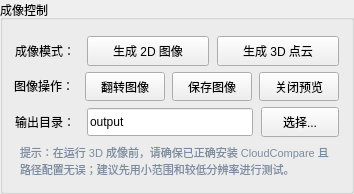
               <widget class="QGroupBox" name="groupBox_imagingControl">
                <property name="sizePolicy">
                 <sizepolicy hsizetype="Fixed" vsizetype="Fixed">
                  <horstretch>0</horstretch>
                  <verstretch>0</verstretch>
                 </sizepolicy>
                </property>
                <property name="minimumSize">
                 <size>
                  <width>354</width>
                  <height>194</height>
                 </size>
                </property>
                <property name="maximumSize">
                 <size>
                  <width>354</width>
                  <height>194</height>
                 </size>
                </property>
                <property name="title">
                 <string>成像控制</string>
                </property>
                <layout class="QVBoxLayout" name="verticalLayout_imagingControlRows">
                 <property name="spacing">
                  <number>6</number>
                 </property>
                 <property name="leftMargin">
                  <number>10</number>
                 </property>
                 <property name="topMargin">
                  <number>16</number>
                 </property>
                 <property name="rightMargin">
                  <number>10</number>
                 </property>
                 <property name="bottomMargin">
                  <number>12</number>
                 </property>
                 <item>
                  <layout class="QHBoxLayout" name="horizontalLayout_imagingModes">
                   <property name="spacing">
                    <number>6</number>
                   </property>
                   <property name="leftMargin">
                    <number>0</number>
                   </property>
                   <property name="topMargin">
                    <number>0</number>
                   </property>
                   <property name="rightMargin">
                    <number>0</number>
                   </property>
                   <property name="bottomMargin">
                    <number>0</number>
                   </property>
                   <item>
                    <widget class="QLabel" name="label_imaging_mode">
                     <property name="minimumSize">
                      <size>
                       <width>64</width>
                       <height>24</height>
                      </size>
                     </property>
                     <property name="maximumSize">
                      <size>
                       <width>64</width>
                       <height>24</height>
                      </size>
                     </property>
                     <property name="text">
                      <string>成像模式：</string>
                     </property>
                    </widget>
                   </item>
                   <item>
                    <widget class="QPushButton" name="image2DButton">
                     <property name="minimumSize">
                      <size>
                       <width>122</width>
                       <height>26</height>
                      </size>
                     </property>
                     <property name="maximumSize">
                      <size>
                       <width>122</width>
                       <height>32</height>
                      </size>
                     </property>
                     <property name="toolTip">
                      <string>根据数据文件生成展开图灰度图像</string>
                     </property>
                     <property name="text">
                      <string>生成 2D 图像</string>
                     </property>
                    </widget>
                   </item>
                   <item>
                    <widget class="QPushButton" name="image3DButton">
                     <property name="minimumSize">
                      <size>
                       <width>122</width>
                       <height>26</height>
                      </size>
                     </property>
                     <property name="maximumSize">
                      <size>
                       <width>122</width>
                       <height>32</height>
                      </size>
                     </property>
                     <property name="toolTip">
                      <string>生成圆柱内壁 3D 点云并调用 CloudCompare 浏览</string>
                     </property>
                     <property name="text">
                      <string>生成 3D 点云</string>
                     </property>
                    </widget>
                   </item>
                  </layout>
                 </item>
                 <item>
                  <layout class="QHBoxLayout" name="horizontalLayout_imagingOps">
                   <property name="spacing">
                    <number>6</number>
                   </property>
                   <property name="leftMargin">
                    <number>0</number>
                   </property>
                   <property name="topMargin">
                    <number>0</number>
                   </property>
                   <property name="rightMargin">
                    <number>0</number>
                   </property>
                   <property name="bottomMargin">
                    <number>0</number>
                   </property>
                   <item>
                    <widget class="QLabel" name="label_image_ops">
                     <property name="minimumSize">
                      <size>
                       <width>64</width>
                       <height>24</height>
                      </size>
                     </property>
                     <property name="maximumSize">
                      <size>
                       <width>64</width>
                       <height>24</height>
                      </size>
                     </property>
                     <property name="text">
                      <string>图像操作：</string>
                     </property>
                    </widget>
                   </item>
                   <item>
                    <widget class="QPushButton" name="btnFlipImage">
                     <property name="minimumSize">
                      <size>
                       <width>80</width>
                       <height>26</height>
                      </size>
                     </property>
                     <property name="maximumSize">
                      <size>
                       <width>80</width>
                       <height>32</height>
                      </size>
                     </property>
                     <property name="toolTip">
                      <string>上下/左右翻转当前预览图像</string>
                     </property>
                     <property name="text">
                      <string>翻转图像</string>
                     </property>
                    </widget>
                   </item>
                   <item>
                    <widget class="QPushButton" name="btnSaveImage">
                     <property name="minimumSize">
                      <size>
                       <width>80</width>
                       <height>26</height>
                      </size>
                     </property>
                     <property name="maximumSize">
                      <size>
                       <width>80</width>
                       <height>32</height>
                      </size>
                     </property>
                     <property name="toolTip">
                      <string>将当前预览图像保存到输出目录</string>
                     </property>
                     <property name="text">
                      <string>保存图像</string>
                     </property>
                    </widget>
                   </item>
                   <item>
                    <widget class="QPushButton" name="btnClosePreview">
                     <property name="minimumSize">
                      <size>
                       <width>80</width>
                       <height>26</height>
                      </size>
                     </property>
                     <property name="maximumSize">
                      <size>
                       <width>80</width>
                       <height>32</height>
                      </size>
                     </property>
                     <property name="toolTip">
                      <string>关闭当前预览并恢复默认展示</string>
                     </property>
                     <property name="text">
                      <string>关闭预览</string>
                     </property>
                    </widget>
                   </item>
                  </layout>
                 </item>
                 <item>
                  <layout class="QHBoxLayout" name="horizontalLayout_imagingOutput">
                   <property name="spacing">
                    <number>6</number>
                   </property>
                   <property name="leftMargin">
                    <number>0</number>
                   </property>
                   <property name="topMargin">
                    <number>0</number>
                   </property>
                   <property name="rightMargin">
                    <number>0</number>
                   </property>
                   <property name="bottomMargin">
                    <number>0</number>
                   </property>
                   <item>
                    <widget class="QLabel" name="label_outputDir">
                     <property name="minimumSize">
                      <size>
                       <width>64</width>
                       <height>24</height>
                      </size>
                     </property>
                     <property name="maximumSize">
                      <size>
                       <width>64</width>
                       <height>24</height>
                      </size>
                     </property>
                     <property name="text">
                      <string>输出目录：</string>
                     </property>
                    </widget>
                   </item>
                   <item>
                    <widget class="QLineEdit" name="lineEditOutputDir">
                     <property name="minimumSize">
                      <size>
                       <width>166</width>
                       <height>24</height>
                      </size>
                     </property>
                     <property name="maximumSize">
                      <size>
                       <width>166</width>
                       <height>28</height>
                      </size>
                     </property>
                     <property name="toolTip">
                      <string>默认保存到程序目录下 output 文件夹；如需修改可重新选择</string>
                     </property>
                     <property name="text">
                      <string>output</string>
                     </property>
                     <property name="placeholderText">
                      <string>成像结果保存路径（默认 output）</string>
                     </property>
                    </widget>
                   </item>
                   <item>
                    <widget class="QPushButton" name="btnBrowseOutputDir">
                     <property name="minimumSize">
                      <size>
                       <width>78</width>
                       <height>26</height>
                      </size>
                     </property>
                     <property name="maximumSize">
                      <size>
                       <width>78</width>
                       <height>32</height>
                      </size>
                     </property>
                     <property name="text">
                      <string>选择...</string>
                     </property>
                    </widget>
                   </item>
                  </layout>
                 </item>
                 <item>
                  <layout class="QHBoxLayout" name="horizontalLayout_imagingHint">
                   <property name="spacing">
                    <number>6</number>
                   </property>
                   <property name="leftMargin">
                    <number>0</number>
                   </property>
                   <property name="topMargin">
                    <number>0</number>
                   </property>
                   <property name="rightMargin">
                    <number>0</number>
                   </property>
                   <property name="bottomMargin">
                    <number>0</number>
                   </property>
                   <item>
                    <widget class="QLabel" name="label_imaging_hint">
                     <property name="minimumSize">
                      <size>
                       <width>314</width>
                       <height>36</height>
                      </size>
                     </property>
                     <property name="maximumSize">
                      <size>
                       <width>314</width>
                       <height>36</height>
                      </size>
                     </property>
                     <property name="styleSheet">
                      <string notr="true">color:#7C8CA0; font-size:8pt;</string>
                     </property>
                     <property name="text">
                      <string>提示：在运行 3D 成像前，请确保已正确安装 CloudCompare 且路径配置无误；建议先用小范围和较低分辨率进行测试。</string>
                     </property>
                     <property name="wordWrap">
                      <bool>true</bool>
                     </property>
                    </widget>
                   </item>
                  </layout>
                 </item>
                </layout>
               </widget>
